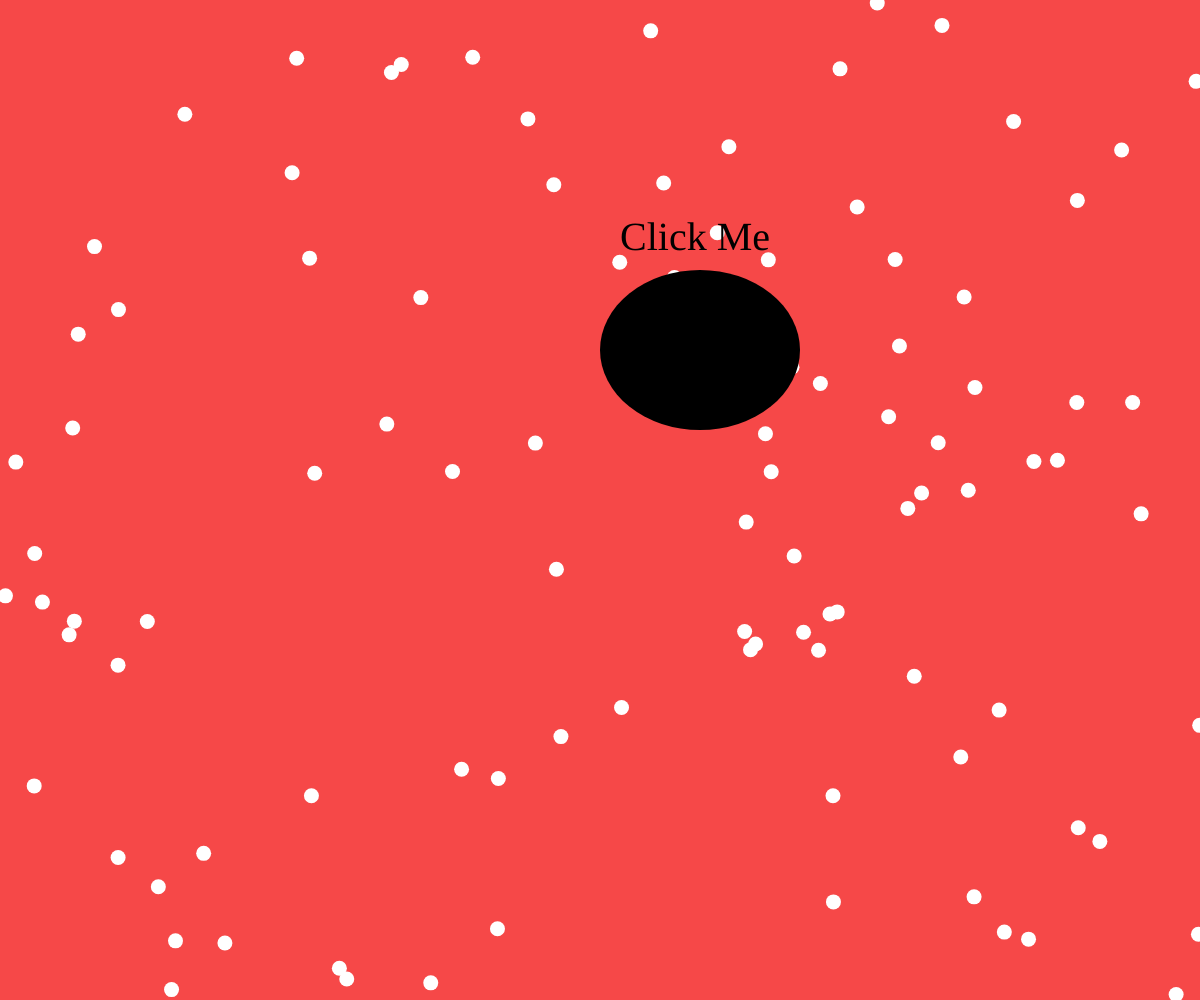
Frame 1 (no input)
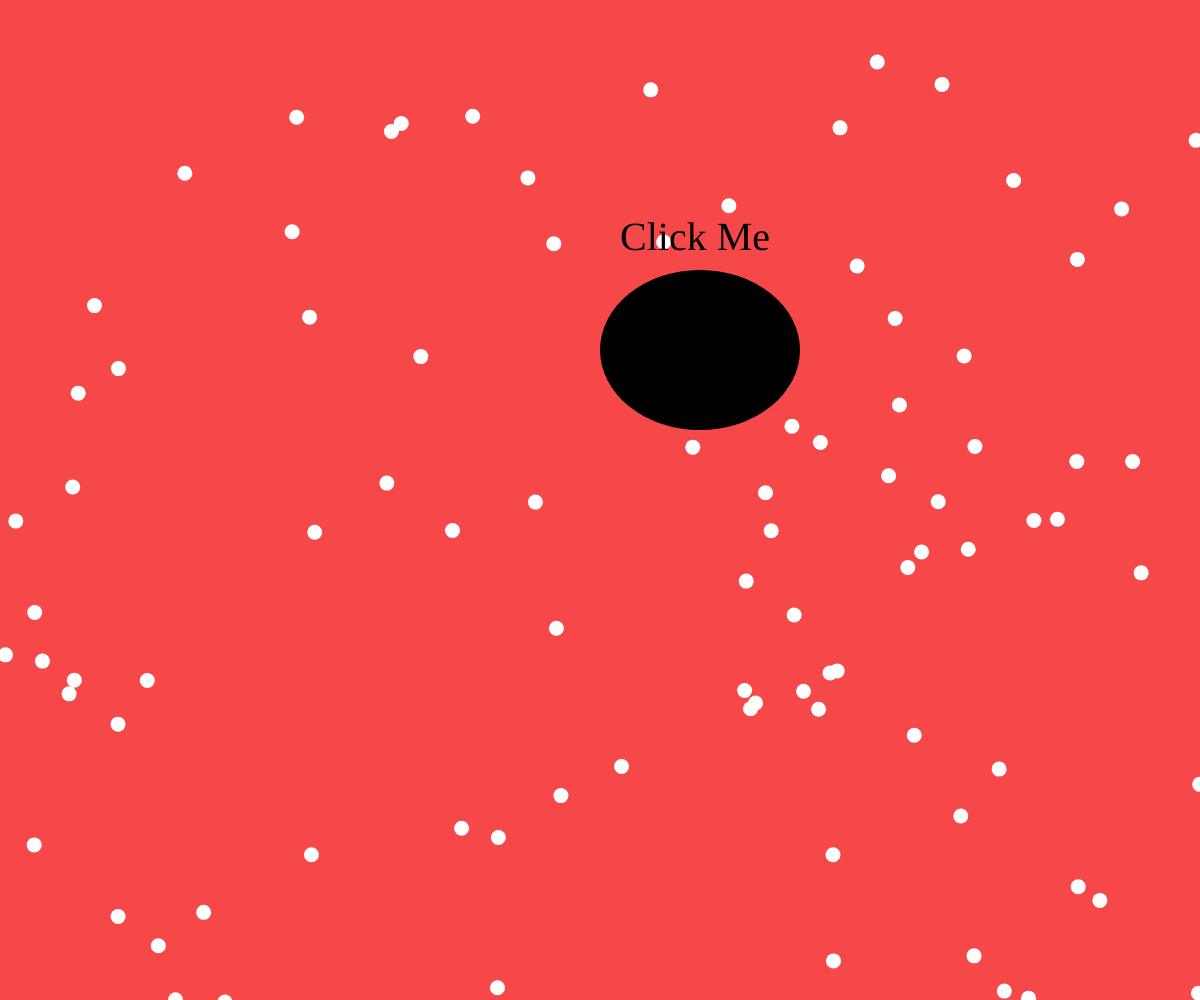
Frame 60 (no input)
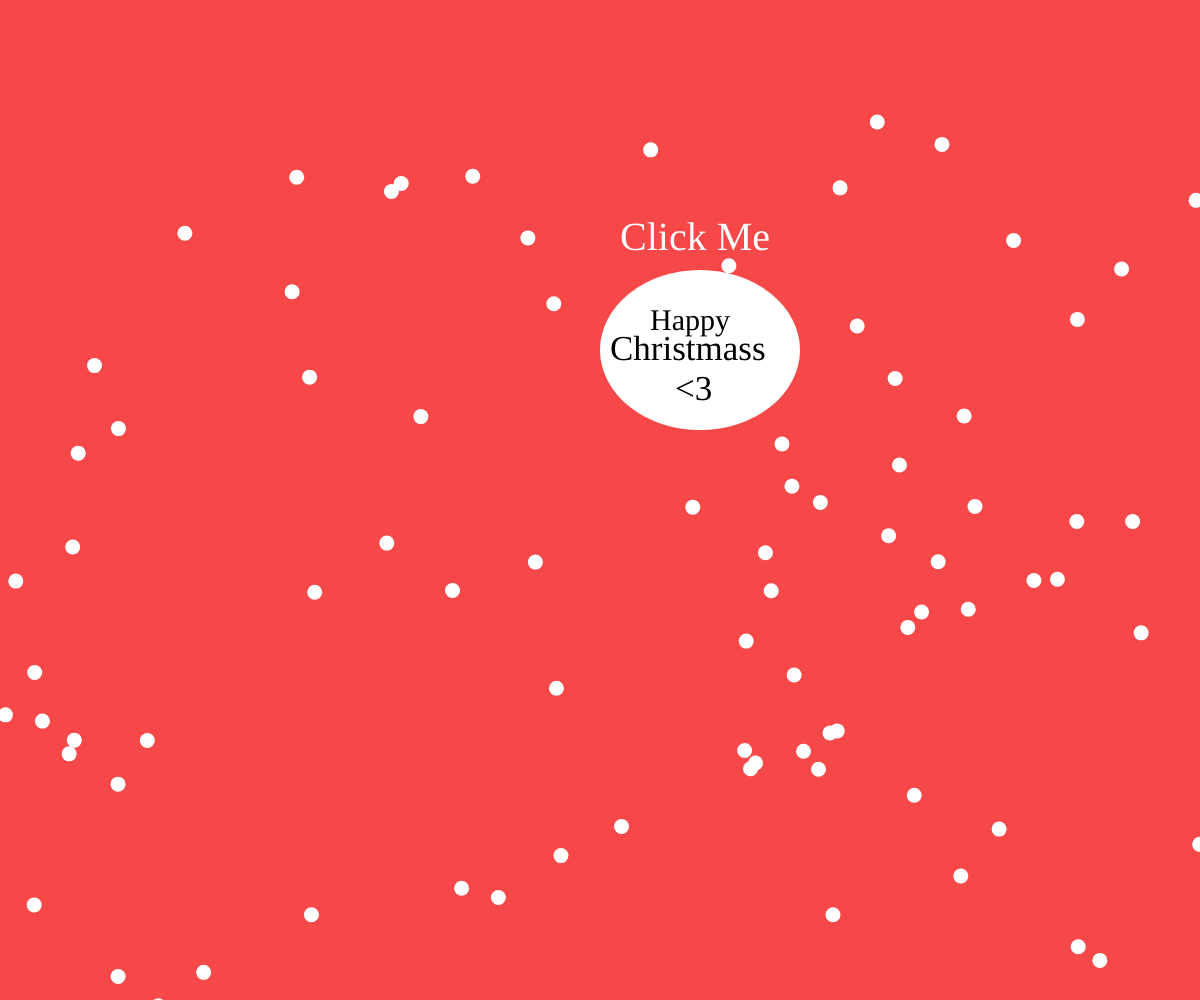
Frame 120 (the mouse pressed at the canvas centre since frame 60)

The p5.js sketch that drew these frames (run headless with seeded random() and noise() and a simulated clock; from frame 60 on, the mouse is pressed at the canvas centre):

// p5.js sketch
// ── sketch.js
//let snowFlakePosY =  0;
//let snowFlakePosX
let snowFlakeSpeed = 1;
let flocons = [] ;

function setup() {
  createCanvas(windowWidth, windowHeight);
  //snowFlakePosX = random(width);
  
  for(let cmpt= 0; cmpt < 100; cmpt ++ ){ 
    flocons.push(new Flake());
  } //new sert à invoquer le constructeur
}

function draw() {
  background(246,72,72);
  for(let cmpt= 0; cmpt < 100; cmpt ++ ){ 
    flocons[cmpt].display();
  }


  if (mouseIsPressed == true) {
    fill(255); // White
  }
  else {
    fill(0);   // Black
  }
  ellipse(700,350, 200, 160);

  textSize(40);
  textFont('Georgia');
  text('Click Me', 620,250);

    textSize(30);
    fill(0);
  text('Happy', 650,330);

      textSize(35);
    fill(0);
  text('Christmass', 610,360);

        textSize(35);
    fill(0);
  text('<3', 675,400);

}
  //flocon.display(); a été remplacé par for...));
  /*fill(255);
  noStroke();
  ellipse(snowFlakePosX, snowFlakePosY, 15, 15);
  snowFlakePosY = snowFlakePosY + snowFlakeSpeed*/ //Tt est à l'intériere de la "Class Flake"

class Flake {
  constructor(){
    this.posX = random(width);
    this.posY = random(height);
  }
  display(){
    fill(255);
    noStroke();
    ellipse(this.posX, this.posY, 15, 15);
    this.posY = this.posY + snowFlakeSpeed;
  } 
}
